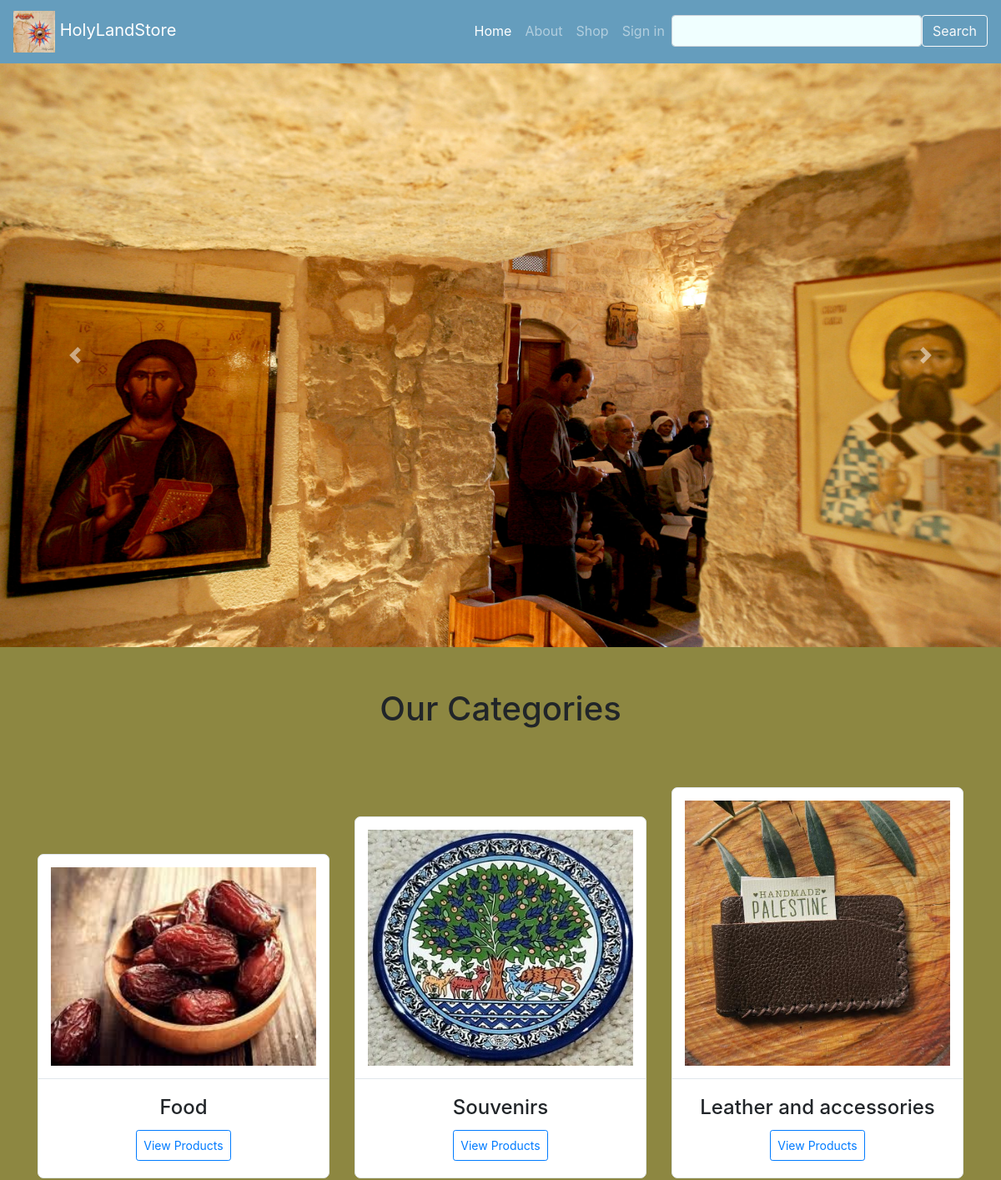
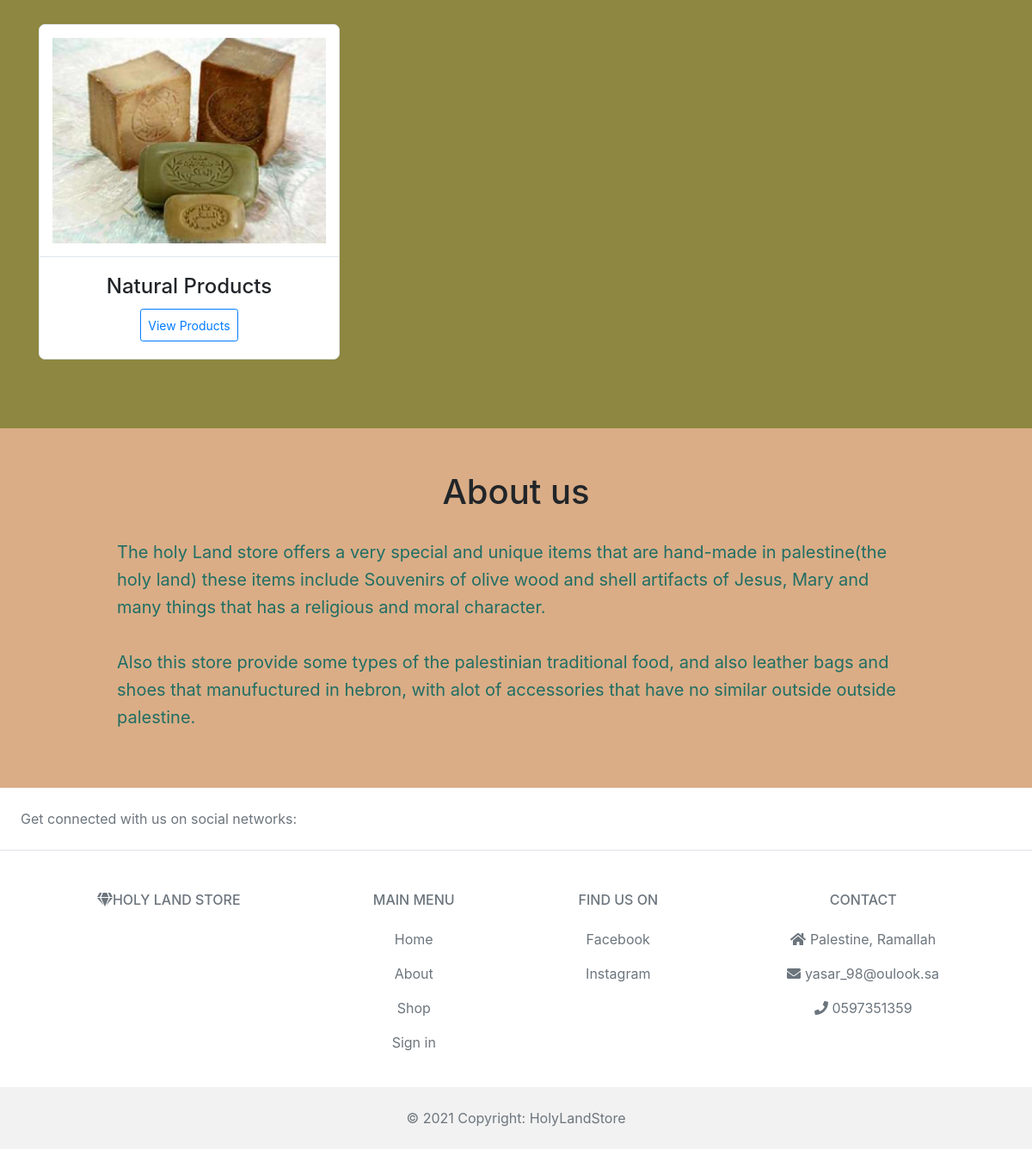
The page / on the database its author committed (2 pictures, top to bottom).
### product_app/models.py (models this page shows, shortened)
class Category(models.Model):
    title = models.CharField(max_length=255)
    img = models.ImageField(blank=True)
    created_at = models.DateTimeField(auto_now_add=True)
    updated_at = models.DateTimeField(auto_now=True)

### user_app/views.py (the view)
# urls.py: path('', views.index),
def index(request):
    all_categories=pmodel.get_all_categories()
    context={
        'All_categories':all_categories,
    }
    return render(request, 'home_page.html', context)

### product_app/models.py (called while the page is built)
def get_all_categories():
    return Category.objects.all()

### user_app/templates/home_page.html (shortened to what this page needs)
<!DOCTYPE html>
<html lang="en">
  <head>
    <link rel="stylesheet" href="//code.jquery.com/ui/1.12.1/themes/base/jquery-ui.css">
    {% load static %}
    <link
      rel="stylesheet"
      href="https://stackpath.bootstrapcdn.com/bootstrap/4.5.0/css/bootstrap.min.css"
    />
    <link rel="stylesheet" href="{% static 'css/style.css' %}" />
  </head>
  <body>
    <nav class="navbar sticky-top navbar-expand-md navbar-dark">
      <a href="/" class="navbar-brand">
        <img
          src="{% static 'imgs/logo.jpg' %}"
          alt="Holy Land Store"
          class="logo"
        />
        HolyLandStore
      </a>
      <div class="collapse navbar-collapse menu justify-content-end" id="navbarCollapse">
        <div class="navbar-nav">
          <a href="/" class="nav-item nav-link active">Home</a>
          <a href="#about" class="nav-item nav-link">About</a>
          <a href="#shop" class="nav-item nav-link">Shop</a>
          {% if 'User_email' not in request.session %}
            <a href="/sign_in" class="nav-item nav-link">Sign in</a>
          {% endif %}
        </div>
        <form action="/category/search" method="post" class="form-inline" style="float: right;">
          <input style="width:300px;background-color: azure; ; "   class="form-control" id="txtSearch" name="txtSearch">
          <button type="submit" class="btn btn-outline-light serchbtn">Search</button>
      </form>
      </div>
    </nav>
    <main>
      <section>
        <div
          id="carouselExampleInterval"
          class="carousel slide"
          data-ride="carousel"
        >
          <div class="carousel-inner">
            <div class="carousel-item active" data-interval="10000">
              <img
                src="{% static 'imgs/pic1.jpg' %}"
                class="d-block w-100"
                alt="pic"
              />
            </div>
          </div>
          <a
            class="carousel-control-prev"
            href="#carouselExampleInterval"
            role="button"
            data-slide="prev"
          >
            <span class="carousel-control-prev-icon" aria-hidden="true"></span>
          </a>
          <a
            class="carousel-control-next"
            href="#carouselExampleInterval"
            role="button"
            data-slide="next"
          >
            <span class="carousel-control-next-icon" aria-hidden="true"></span>
          </a>
        </div>
      </section>
      <section class="Categories">
        <h1>Our Categories</h1>
        <div class="container mt-100">
          <div class="row align-items-end" id="shop">
            {% for category in All_categories %}
              <div class="col-md-4 col-sm-6">
                <div class="card mb-30">
                  <a class="card-img-tiles" href="#" data-abc="true">
                    <div class="inner">
                      <div class="main-img">
                        <img src="/media/{{category.img}}" alt="categoty" class="imgcategory">
                      </div>
                    </div>
                  </a>
                  <div class="card-body text-center">
                    <h4 class="card-title">{{category.title}}</h4>
                    {% if category.title == 'Souvenirs' %}
                    <a
                      class="btn btn-outline-primary btn-sm"
                      href="category/souvenirs"
                      data-abc="true"
                      >View Products</a
                    >
                    {% endif %}
                    {% if category.title == 'Food' %}
                    <a
                      class="btn btn-outline-primary btn-sm"
                      href="category/food"
                      data-abc="true"
                      >View Products</a
                    >
                    {% endif %}
                    {% if category.title == 'Natural Products' %}
                    <a
                      class="btn btn-outline-primary btn-sm"
                      href="category/natural_products"
                      data-abc="true"
                      >View Products</a
                    >
                    {% endif %}
                    {% if category.title == 'Leather and accessories' %}
                    <a
                      class="btn btn-outline-primary btn-sm"
                      href="category/Leather_accessories"
                      data-abc="true"
                      >View Products</a
                    >
                    {% endif %}
                  </div>
                </div>
              </div>
              {% endfor %}
          </div>
        </div>
      </section>
      <section class="aboutShop" id="about">
        <h1>About us</h1>
        <p>
          The holy Land store offers a very special and unique items that are
          hand-made in palestine(the holy land) these items include Souvenirs of
          olive wood and shell artifacts of Jesus, Mary and many things that has
          a religious and moral character.
          <br />
          <br />
          Also this store provide some types of the palestinian traditional
          food, and also leather bags and shoes that manufuctured in hebron,
          with alot of accessories that have no similar outside outside palestine.
        </p>
      </section>
    </main>
    <footer class="text-center sticky-bottom text-lg-start text-muted">
      <section
        class="
          d-flex
          justify-content-center justify-content-lg-between
          p-4
          border-bottom
        "
      >
        <div class="me-5 d-none d-lg-block">
          <span>Get connected with us on social networks:</span>
        </div>
      </section>
      <section class="">
        <div class="container text-center text-md-start mt-5">
          <div class="row mt-3">
            <div class="col-md-3 col-lg-4 col-xl-3 mx-auto mb-4">
              <h6 class="text-uppercase fw-bold mb-4">
                <i class="fas fa-gem me-3"></i>Holy Land Store
              </h6>
            </div>
            <div class="col-md-2 col-lg-2 col-xl-2 mx-auto mb-4">
              <h6 class="text-uppercase fw-bold mb-4">Main Menu</h6>
              <p>
                <a href="/" class="text-reset">Home</a>
              </p>
              <p>
                <a href="#about" class="text-reset">About</a>
              </p>
              <p>
                <a href="#shop" class="text-reset">Shop</a>
              </p>
              <p>
                {% if 'User_email' not in request.session %}
                  <a href="/sign_in" class="text-reset">Sign in</a>
                {% endif %}
              </p>
            </div>
            <div class="col-md-3 col-lg-2 col-xl-2 mx-auto mb-4">
              <h6 class="text-uppercase fw-bold mb-4">Find us on</h6>
              <p>
                <a href="#!" class="text-reset">Facebook</a>
              </p>
              <p>
                <a href="#!" class="text-reset">Instagram</a>
              </p>
            </div>
            <div class="col-md-4 col-lg-3 col-xl-3 mx-auto mb-md-0 mb-4">
              <h6 class="text-uppercase fw-bold mb-4">Contact</h6>
              <p><i class="fas fa-home me-3"></i> Palestine, Ramallah</p>
              <p>
                <i class="fas fa-envelope me-3"></i>
                yasar_98@oulook.sa
              </p>
              <p><i class="fas fa-phone me-3"></i> 0597351359</p>
            </div>
          </div>
        </div>
      </section>
      <div
        class="text-center p-4"
        style="background-color: rgba(0, 0, 0, 0.05)"
      >
        © 2021 Copyright: HolyLandStore
      </div>
    </footer>
  </body>
</html>

### user_app/static/CSS/style.css (style rules this page uses)
.carousel-item img { height: 700px; }
.Categories { margin: auto; padding: 50px 20px; background-color: #8d8741; }
.Categories h1 { text-align: center; margin-bottom: 30px; }
.Categories .container { margin-top: 70px; }
.mt-100 { margin-top: 100px }
.card { border-radius: 7px !important; border-color: #e1e7ec }
.mb-30 { margin-bottom: 30px !important }
.card-img-tiles { display: block; border-bottom: 1px solid #e1e7ec }
a { color: #0da9ef; text-decoration: none !important }
.card-img-tiles>.inner { display: table; width: 100% }
.card-img-tiles .main-img { display: table-cell; width: 80%; padding: 15px; vertical-align: middle }
.card-img-tiles .main-img>img:last-child { margin-bottom: 0 }
.card-img-tiles .main-img>img { display: block; width: 100%; margin-bottom: 6px }
.btn-group-sm>.btn, .btn-sm { padding: .45rem .5rem !important; font-size: .875rem; line-height: 1.5; border-radius: .2rem }
.aboutShop { padding: 50px 20px; background-color: #daad86; }
.aboutShop h1 { text-align: center; margin-bottom: 30px; }
.aboutShop p { color:rgb(32 110 100); line-height: 1.6; padding: 0 10%; font-size: 20px; }
.sticky-top { z-index: 1; }

### user_app/templates/home_page.html (style rules this page uses)
.logo { width: 50px; height: 50px; }
nav { background-color: #659dbd; }
.menu { padding-bottom: 3px; }

### rows shown on the page
Category: img (picture), title "Food", shows "View Products"
Category: img (picture), title "Souvenirs", shows "View Products"
Category: img (picture), title "Leather and accessories", shows "View Products"
Category: img (picture), title "Natural Products", shows "View Products"
